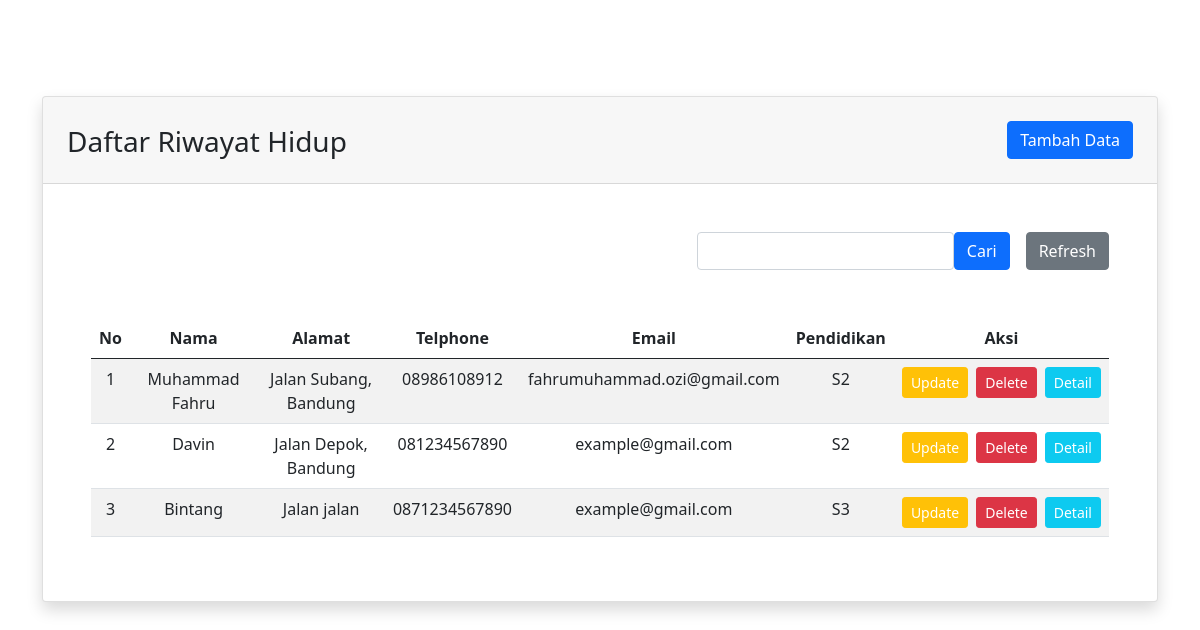
The page / on the database its author committed.
### tables this page shows
CREATE TABLE `t_drh_master`  (
  `id_drh_master` int(11) NOT NULL AUTO_INCREMENT,
  `nama` varchar(255) NOT NULL,
  `alamat` text NOT NULL,
  `telp` varchar(255) NOT NULL,
  `email` varchar(255) NOT NULL,
  `pendidikan` varchar(255) NOT NULL,
  PRIMARY KEY (`id_drh_master`) USING BTREE
);

### index.php (called while the page is built, shortened)
<?php
    include 'config/connection.php';
    $sql = 'SELECT * FROM t_drh_master';
    $list1 = $mysqli->query($sql);
    include 'views/v_index.php';
?>

### views/v_index.php (the view, shortened to what this page needs)
<!DOCTYPE html>
<html lang="en">
<head>
    <link href="https://cdn.jsdelivr.net/npm/bootstrap@5.0.2/dist/css/bootstrap.min.css" rel="stylesheet">
</head>
<body>
    <div class="container pt-5" id="myGroup">
        <div class="card shadow mt-5">
            <div class="card-header p-4">
                <div class="d-flex justify-content-between">
                    <h3 class="mb-0 mt-1">Daftar Riwayat Hidup</h3>
                    <button type="button" class="btn btn-primary" data-bs-toggle="modal" data-bs-target="#tambahData">Tambah Data</button>
                </div>
            </div>
            <div class="card-body p-5">
                <div class="d-flex justify-content-end mb-5">
                    <form method="GET" action="index.php">
                        <div class="d-flex justify-content-start">
                            <input type="text" name="searchData" id="search" value="<?= @$search ?>" autocomplete="off" class="form-control">
                            <button type="submit" class="btn btn-primary me-3">Cari</button>
                            <a href="index.php" class="btn btn-secondary">Refresh</a>
                        </div>
                    </form>
                </div>
                <table class="table table-striped">
                    <thead>
                        <tr align="center">
                            <th>No</th>
                            <th>Nama</th>
                            <th>Alamat</th>
                            <th>Telphone</th>
                            <th>Email</th>
                            <th>Pendidikan</th>
                            <th>Aksi</th>
                        </tr>
                    </thead>
                    <tbody>
                        <?php
                            $i = 1;
                            while ($data = @$list1->fetch_array()) {
                        ?>
                            <tr>
                                <td align="center"><?= $i ?></td>
                                <td align="center"><?= $data['nama'] ?></td>
                                <td align="center"><?= $data['alamat'] ?></td>
                                <td align="center"><?= $data['telp'] ?></td>
                                <td align="center"><?= $data['email'] ?></td>
                                <td align="center"><?= $data['pendidikan'] ?></td>
                                <td>
                                    <div class="d-flex justify-content-center">
                                        <button type="button" class="btn btn-sm btn-warning text-white" data-bs-toggle="modal" data-bs-target="#updateData<?= $i ?>">Update</button>
                                        <a href="delete.php?id_master=<?= $data['id_drh_master'] ?>" onclick="return confirm('Yakin untuk menghapus data ini?');" class="btn btn-sm btn-danger me-2 ms-2">Delete</a>
                                        <a class="btn btn-sm btn-info text-white" data-bs-toggle="collapse" href="#collapseExample<?= $i ?>" role="button" aria-expanded="false" aria-controls="collapseExample<?= $i++ ?>" data-bs-parent="#myGroup">Detail</a>
                                    </div>
                                </td>
                            </tr>
                        <?php } ?>
                    </tbody>
                </table>
            </div>
        </div>
    </div>
</body>
</html>

### rows shown on the page
t_drh_master: nama "Muhammad Fahru", alamat "Jalan Subang, Bandung", telp "08986108912", email "fahrumuhammad.ozi@gmail.com", pendidikan "S2"
t_drh_master: nama "Davin", alamat "Jalan Depok, Bandung", telp "081234567890", email "example@gmail.com", pendidikan "S2"
t_drh_master: nama "Bintang", alamat "Jalan jalan", telp "0871234567890", email "example@gmail.com", pendidikan "S3"
